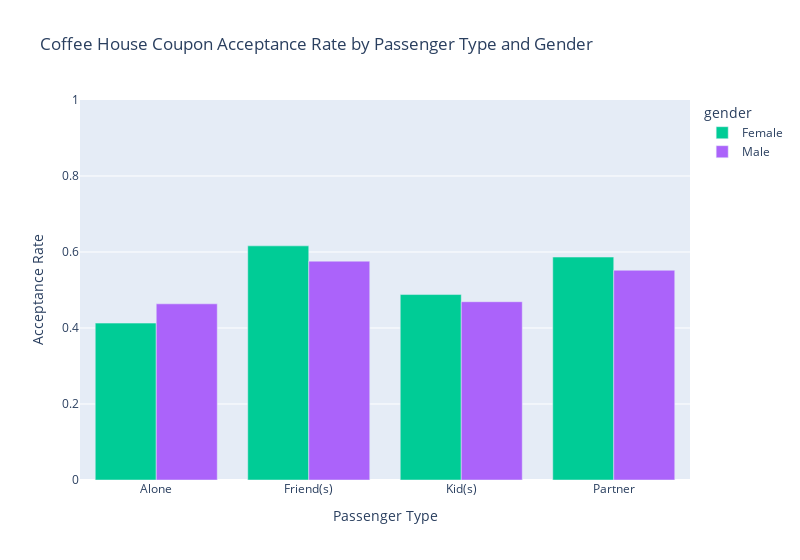

Here is the notebook cell this chart was saved with:
### Markdown cell above
### Independent Investigation

Using the bar coupon example as motivation, you are to explore one of the other coupon groups and try to determine the characteristics of passengers who accept the coupons.

### Code cell
coffee_coupons = new_data[new_data['coupon'] == 'Coffee House']
coffee_coupons = coffee_coupons.reset_index(drop=True)
grouped = coffee_coupons.groupby(['passanger', 'gender'])['Y'].mean().reset_index()

fig = px.bar(
    grouped,
    x='passanger',
    y='Y',
    color = 'gender',
    barmode = 'group',
    title='Coffee House Coupon Acceptance Rate by Passenger Type and Gender',
    labels={'Y': 'Acceptance Rate', 'passanger': 'Passenger Type'},
    color_discrete_map=(
        {'male': 'blue', 'female': 'pink'}
    )
)
fig.update_layout(
    yaxis_range=[0, 1],
    xaxis_title='Passenger Type',
    yaxis_title='Acceptance Rate',
    width = 800
)
fig.write_image("images/coffee_house_coupon_acceptance_rate_by_passenger_type_gender.png", width = 900, height = 700, scale = 1) 
fig.show()
print("\nAcceptance rate by passenger type and gender:")
print(grouped)
coffee_proportion_accepted = coffee_coupons['Y'].value_counts(normalize=True)[1]
print(f"\nProportion of accepted coffee house coupons: {coffee_proportion_accepted:.2f}")

### Figure 1 — Plotly figure (JSON) as saved in the notebook; plotly's stock layout.template omitted (floating-point values rounded to 4 significant figures)
{"data": [{"alignmentgroup": "True", "hovertemplate": "gender=Female<br>Passenger Type=%{x}<br>Acceptance Rate=%{y}<extra></extra>", "legendgroup": "Female", "marker": {"color": "#00cc96", "pattern": {"shape": ""}}, "name": "Female", "offsetgroup": "Female", "orientation": "v", "showlegend": true, "textposition": "auto", "type": "bar", "x": ["Alone", "Friend(s)", "Kid(s)", "Partner"], "xaxis": "x", "y": [0.4128, 0.6161, 0.488, 0.5867], "yaxis": "y"}, {"alignmentgroup": "True", "hovertemplate": "gender=Male<br>Passenger Type=%{x}<br>Acceptance Rate=%{y}<extra></extra>", "legendgroup": "Male", "marker": {"color": "#ab63fa", "pattern": {"shape": ""}}, "name": "Male", "offsetgroup": "Male", "orientation": "v", "showlegend": true, "textposition": "auto", "type": "bar", "x": ["Alone", "Friend(s)", "Kid(s)", "Partner"], "xaxis": "x", "y": [0.4636, 0.5759, 0.4691, 0.5519], "yaxis": "y"}], "layout": {"barmode": "group", "legend": {"title": {"text": "gender"}, "tracegroupgap": 0}, "title": {"text": "Coffee House Coupon Acceptance Rate by Passenger Type and Gender"}, "width": 800, "xaxis": {"anchor": "y", "domain": [0, 1], "title": {"text": "Passenger Type"}}, "yaxis": {"anchor": "x", "domain": [0, 1], "range": [0, 1], "title": {"text": "Acceptance Rate"}}}}
